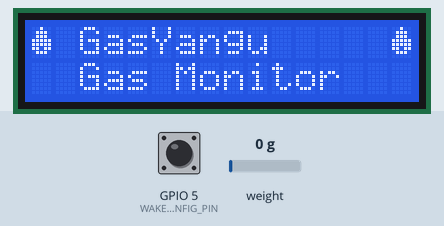
Bench run of a program on a simulated ESP32. Shown: 16×2 character LCD. Inputs (shaded band) come from the test bench; at power-on: weight on the scale 0 g, GPIO 5 (WAKEUP_CONFIG_PIN) HIGH. Nothing arrives over Bluetooth unless stated; a phone connects over Bluetooth LE 3 s after start; what the program prints to the serial monitor is not drawn.

Above: at 3.3 s.
At 7.1 s:
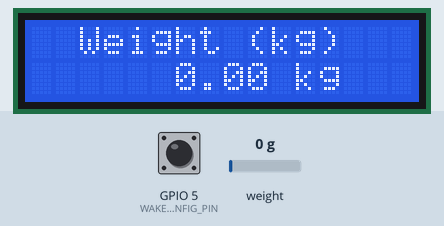
7.2 s: weight on the scale set to 100 g
At 9.3 s:
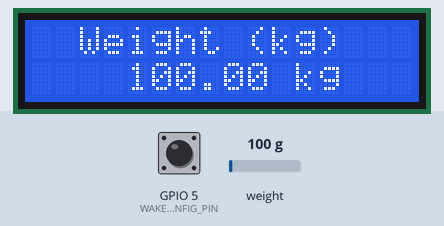
9.7 s: weight on the scale set to 1250 g
At 11.2 s:
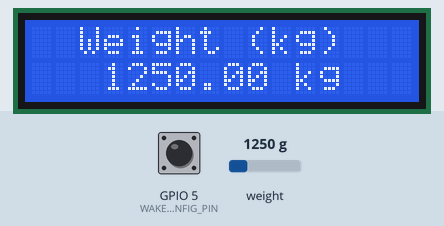
12.2 s: weight on the scale set to 2500 g
At 12.9 s:
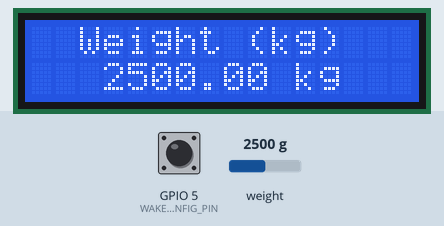
Timing chart, 0 to 15.2 s (numbered marks = the images above; inputs shaded):
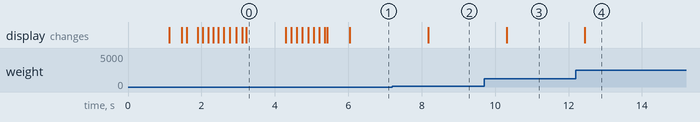

The program:

main.cpp
```cpp
#include <Arduino.h>
#include "HX711.h"
#include <LiquidCrystal_I2C.h>
#include "esp_sleep.h"
#include "driver/gpio.h"
#include <BLEDevice.h>
#include <BLEServer.h>
#include <BLEUtils.h>
#include <BLE2902.h>

// ── Pin definitions ────────────────────────────────────────────────────────
const int        LOADCELL_DOUT_PIN  = 18;
const int        LOADCELL_SCK_PIN   = 19;
const gpio_num_t WAKEUP_CONFIG_PIN  = GPIO_NUM_5;

// ── Sleep / publish interval ───────────────────────────────────────────────
// Device sleeps for SLEEP_DURATION_US, then wakes and publishes weight for
// ACTIVE_WINDOW_MS before sleeping again. GPIO5 button press also wakes it.
#define SLEEP_DURATION_US  (5ULL * 60ULL * 1000000ULL)   // 1 min sleep
#define ACTIVE_WINDOW_MS   30000UL                         // 30 s awake window
#define PUBLISH_INTERVAL_MS 2000UL                         // publish every 2 s

// ── HX711 calibration ─────────────────────────────────────────────────────
const int   CALIBRATION_VALUE  = -150278;
const float calibration_factor = CALIBRATION_VALUE / 450.0f;

// ── BLE UUIDs ─────────────────────────────────────────────────────────────
#define GASYANGU_SERVICE_UUID  "4fafc201-1fb5-459e-8fcc-c5c9c331914b"
#define WEIGHT_CHAR_UUID       "beb5483e-36e1-4688-b7f5-ea07361b26a8"

// ── Peripherals ───────────────────────────────────────────────────────────
// Change 0x27 to 0x3F if the display does not respond.
LiquidCrystal_I2C lcd(0x27, 16, 2);
HX711             scale;

// ── BLE state ─────────────────────────────────────────────────────────────
BLEServer         *pServer     = nullptr;
BLECharacteristic *pWeightChar = nullptr;
bool               bleConnected = false;

// ── Active-window tracking ─────────────────────────────────────────────────
// Stamped at boot and after each wakeup; loop() publishes until this expires.
static unsigned long _wakeMillis = 0;

// ── CGRAM slot 0 – gas flame icon ─────────────────────────────────────────
byte flame[8] = {
  0b00100,
  0b01110,
  0b01110,
  0b11111,
  0b11111,
  0b11011,
  0b01110,
  0b00000
};

// ── BLE connection callbacks ───────────────────────────────────────────────
class GasYanguServerCallbacks : public BLEServerCallbacks {
  void onConnect(BLEServer *) override {
    bleConnected = true;
  }
  void onDisconnect(BLEServer *) override {
    bleConnected = false;
    BLEDevice::startAdvertising();   // re-advertise so the app can reconnect
  }
};

// ── Helpers ───────────────────────────────────────────────────────────────
static void typewrite(uint8_t col, uint8_t row, const char *text, int ms = 55)
{
  lcd.setCursor(col, row);
  for (int i = 0; text[i]; i++) {
    lcd.print(text[i]);
    delay(ms);
  }
}

// ── BLE publish ───────────────────────────────────────────────────────────
// Sends weight (kg) as a plain ASCII string, e.g. "12.34".
// Notifies connected clients; value is always READ-able even when no client
// is connected, so the app can catch up on reconnect.
void publishWeight(float weight)
{
  char buf[12];
  snprintf(buf, sizeof(buf), "%.2f", weight);
  pWeightChar->setValue(buf);
  if (bleConnected) {
    pWeightChar->notify();
  }
  Serial.print("BLE publish: ");
  Serial.println(buf);
}

// ── Screens ───────────────────────────────────────────────────────────────

void showWelcomeScreen()
{
  lcd.clear();

  // Step 1 – dashes converge from both edges to fill both rows
  char buf[17];
  memset(buf, ' ', 16);
  buf[16] = '\0';
  for (int i = 0; i < 8; i++) {
    buf[i]      = '-';
    buf[15 - i] = '-';
    lcd.setCursor(0, 0);
    lcd.print(buf);
    lcd.setCursor(0, 1);
    lcd.print(buf);
    delay(38);
  }
  delay(250);

  // Step 2 – title: [flame] GasYangu [flame] with typewriter effect
  lcd.clear();
  lcd.setCursor(0, 0);
  lcd.write((uint8_t)0);
  typewrite(1, 0, " GasYangu ", 70);
  lcd.setCursor(15, 0);
  lcd.write((uint8_t)0);

  typewrite(1, 1, " Gas Monitor", 55);
  delay(1000);

  // Step 3 – loading bar sweeps across row 1
  lcd.setCursor(0, 1);
  lcd.print("                ");
  lcd.setCursor(0, 1);
  for (int i = 0; i < 16; i++) {
    lcd.write((uint8_t)255);            // solid block ▓
    delay(75);
  }
  delay(400);
}

// Shown on manual button wakeup only.
void showWakeupScreen()
{
  lcd.clear();
  lcd.setCursor(0, 0);
  lcd.write((uint8_t)0);
  lcd.print(" GasYangu ");
  lcd.write((uint8_t)0);
  lcd.setCursor(0, 1);
  lcd.print("   Monitoring!  ");
  delay(800);
}

void showWeightOnLcd(float weight)
{
  char buf[17];
  snprintf(buf, sizeof(buf), "   %7.2f kg   ", weight);
  lcd.clear();
  lcd.setCursor(0, 0);
  lcd.print("  Weight (kg)   ");
  lcd.setCursor(0, 1);
  lcd.print(buf);
}

// ── Sleep / wakeup ────────────────────────────────────────────────────────
// Arms both wakeup sources:
//   • GPIO5 LOW  – manual button press
//   • 5-min timer – periodic BLE publish
// After wakeup, restarts BLE advertising and shows the wakeup screen only
// for button presses (timer wakeups proceed silently to the weight reading).
void goToSleep()
{
  lcd.clear();
  lcd.setCursor(0, 0);
  lcd.print("   Sleeping...  ");
  lcd.setCursor(0, 1);
  lcd.print("  [Btn to wake] ");
  delay(1200);
  lcd.noBacklight();

  // Wait for button to be fully released before arming sleep.
  while (digitalRead(WAKEUP_CONFIG_PIN) == LOW) delay(10);
  delay(50);  // debounce

  esp_sleep_enable_timer_wakeup(SLEEP_DURATION_US);
  gpio_wakeup_enable(WAKEUP_CONFIG_PIN, GPIO_INTR_LOW_LEVEL);
  esp_sleep_enable_gpio_wakeup();
  esp_light_sleep_start();
  // ── resumes here ──────────────────────────────────────────────────────

  bleConnected = false;             // BLE connection dropped during sleep
  BLEDevice::startAdvertising();   // re-advertise after wakeup
  _wakeMillis = millis();          // start the active window

  lcd.backlight();
  lcd.createChar(0, flame);   // CGRAM is lost during sleep; restore the flame icon

  if (esp_sleep_get_wakeup_cause() == ESP_SLEEP_WAKEUP_GPIO) {
    showWakeupScreen();
  }
  // Timer wakeup: proceed silently straight to the weight read in loop().
}

// ── Arduino entry points ──────────────────────────────────────────────────

void setup()
{
  Serial.begin(115200);
  setCpuFrequencyMhz(80);

  pinMode(WAKEUP_CONFIG_PIN, INPUT_PULLUP);

  lcd.init();
  lcd.backlight();
  lcd.createChar(0, flame);

  scale.begin(LOADCELL_DOUT_PIN, LOADCELL_SCK_PIN);
  scale.set_scale(calibration_factor);

  lcd.setCursor(0, 0);
  lcd.print("  Zeroing...    ");
  scale.tare();                         // zero with nothing on the scale
  lcd.clear();

  // ── BLE init ──────────────────────────────────────────────────────────
  BLEDevice::init("GasYangu");
  pServer = BLEDevice::createServer();
  pServer->setCallbacks(new GasYanguServerCallbacks());

  BLEService *pService = pServer->createService(GASYANGU_SERVICE_UUID);

  pWeightChar = pService->createCharacteristic(
    WEIGHT_CHAR_UUID,
    BLECharacteristic::PROPERTY_READ | BLECharacteristic::PROPERTY_NOTIFY
  );
  pWeightChar->addDescriptor(new BLE2902());

  pService->start();

  BLEAdvertising *pAdv = BLEDevice::getAdvertising();
  pAdv->addServiceUUID(GASYANGU_SERVICE_UUID);
  pAdv->setScanResponse(true);
  BLEDevice::startAdvertising();

  // Light sleep never re-enters setup(), so this is always a cold boot.
  showWelcomeScreen();
  _wakeMillis = millis();   // start the active window after the splash screen
}

void loop()
{
  float weight = scale.get_units();

  showWeightOnLcd(weight);
  publishWeight(weight);

  Serial.print("Weight: ");
  Serial.println(weight);

  // While the button is held, keep pushing the window forward so we never
  // call goToSleep() mid-press (which races with the LCD and causes garbage).
  if (digitalRead(WAKEUP_CONFIG_PIN) == LOW) {
    _wakeMillis = millis();
  }

  // Keep publishing until the active window expires, then sleep.
  if (millis() - _wakeMillis >= ACTIVE_WINDOW_MS) {
    goToSleep();
  } else {
    delay(PUBLISH_INTERVAL_MS);
  }
}
```

Measured:
- after the input at 7.2 s, the display: changes after 0.98 s (image 2)
- after the input at 9.7 s, the display: changes after 0.61 s (image 3)
- what the display in image 0 shows lasts 1.1 s, from 3.2 s to 4.3 s
